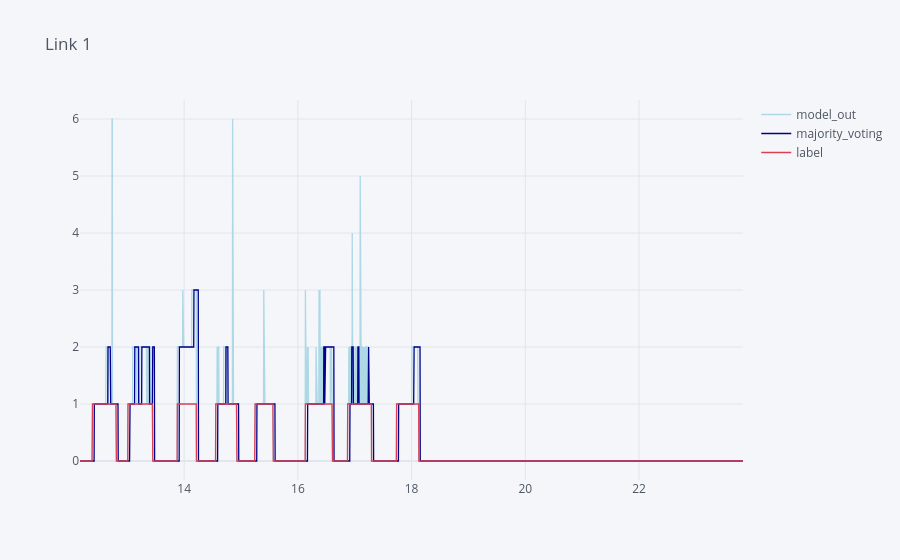
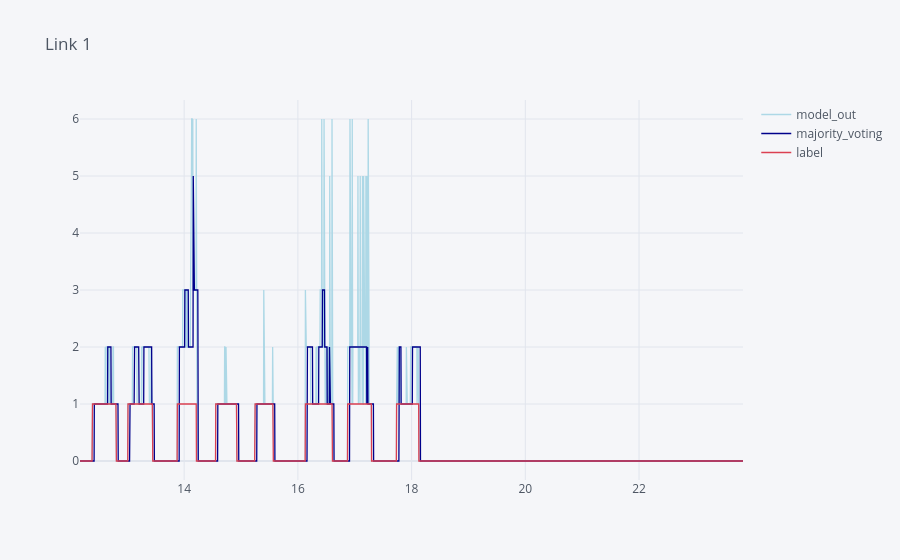

Notebook code for these charts, in order:
### Markdown cell above
## Fine Tuning

### Code cell
accuracy_metric = Accuracy()
loss_fn = nn.MultiLabelSoftMarginLoss()
loss_fn = nn.BCEWithLogitsLoss()
#loss_fn = nn.CrossEntropyLoss()
lrs = [0.04, 0.002]
lr_threshold = 0.0001
n_epochs = [35, 20]
n = 14  # Window size for majority voting
batch_size=71
best_models_index, folder_name, data_name, batch_size, dof = ([ [1, 64, 3, 50],
                                                                [1, 64, 3, 80],
                                                                [1, 64, 3, 100],
                                                                [1, 64, 5, 50],
                                                                [1, 64, 5, 80],
                                                                [1, 64, 5, 100],
                                                                [1, 128, 3, 50],
                                                                [1, 128, 3, 80],
                                                                [1, 128, 3, 100],
                                                                [1, 128, 5, 50],
                                                                [1, 128, 5, 80],
                                                                [1, 128, 5, 100] ], f'pipelines/trained_models/franka_main/contact_localization/{batch_size}/', 'ur5', batch_size, 6)
logging.info(f'fine-tuning {folder_name} on {data_name} with {dof} links')
torch.manual_seed(2020)
np.random.seed(2020)
random.seed(2020)
device = torch.device("cuda:0" if torch.cuda.is_available() else "cpu")

if device.type == "cuda":
    print("Using GPU:", torch.cuda.get_device_name())

main_path = os.getcwd().replace('pipelines', '')
dataset_info = {main_path + f'/dataset/{data_name}/labeled_data/': dof}
logging.basicConfig(
    level=logging.INFO,  # Set the logging level to INFO
    format='%(asctime)s - %(levelname)s - %(message)s',
    handlers=[
        logging.StreamHandler(),  # Print log to console
        logging.FileHandler(os.getcwd() + f'/trained_models/{data_name}/contact_localization/Fine_tuning_{data_name}_training_log_batch_size{batch_size}.txt')#num_layers{num_layers}_hidden_size{hidden_size}.txt')  # Save log to a single file
    ]
)
dict_label = {'link7': 7, 'link6':6, 'link5':5, 'link4':4, 'link3':3, 'link2':2, 'link1':1, 'no_contact': 0}
selected_features = [f'e{i}' for i in range(dof)]#+[ f'de{i}' for i in range(robot_dof)]

for num_layers, hidden_size, gap, seq_num in best_models_index:
        # Load the dataset from the file _half__1_0_3
        with open(f'{main_path}/dataset/{data_name}/pickleDatasets/{data_name}_feature_e_gap_{gap}_splitRate_{split_rate}_seqNum_{seq_num}.pickle', 'rb') as f:
            master_dataset = pickle.load(f)
    
        # Training
        train_dataloader = DataLoader(master_dataset, batch_size=batch_size, shuffle=True)

        for model_name in os.listdir(f'{main_path}/{folder_name}/'):
            if f'numLayer{num_layers}_hiddenSize{hidden_size}_seq_num{seq_num}_gap{gap}' in model_name:
                # Build the model
                print(model_name)
                model = cnnLSTM(num_features_joints=seq_num, num_layers=num_layers, hidden_size=hidden_size, dropout=0.7, bidirectional=True)
                model.to(device)
                model.load_state_dict(torch.load(f'{main_path}/{folder_name}/{model_name}'))
                model.train()
                    
                lr = lrs[1]
                logging.info(f'------------  {models_names[ii]} , num_layers = {num_layers}, hidden_size={hidden_size} seq_num = {seq_num}, gap = {gap}, --------------')
                optimizer = optim.Adam(model.parameters(), lr=lr, weight_decay=1e-5)
                scheduler = torch.optim.lr_scheduler.ReduceLROnPlateau(optimizer, mode='min', factor=0.5, patience=1, verbose=True)
                loss_seq = []
                lr_seq = []
                # Training loop
                for epoch in range(n_epochs[1]):
                    running_loss = []
                    
                    for X_batch, y_batch in train_dataloader:
                        X_batch, y_batch = X_batch.to(device), y_batch.to(device) # Move data to device
                        mask = y_batch !=0
                        y_batch = y_batch[mask]
                        X_batch = X_batch[mask]
                        if y_batch.shape[0] >0 :
                            optimizer.zero_grad()
                            y_pred = model(X_batch)
                            y_batch = create_hierarchical_labels(y_batch, dof)
                            loss = loss_fn(y_pred, y_batch)            
                            loss.backward()
                            optimizer.step()
                            running_loss.append(loss.cpu().detach().numpy())

                    avg_loss = np.mean(running_loss)
                    print(f"Epoch: {epoch + 1}/{n_epochs} - learning rate: {optimizer.param_groups[0]['lr']:.5f}, classification loss: {avg_loss:.4f}")
                    # Update the scheduler with the average loss
                    scheduler.step(avg_loss)
                    current_lr = optimizer.param_groups[0]['lr']
                    if current_lr < lr_threshold:
                        print(f"Learning rate has dropped below the threshold of {lr_threshold}. Stopping training.")
                        break
                    loss_seq.append(avg_loss)
                    lr_seq.append(current_lr)
                    if avg_loss < 0.08:
                        print('early stopping <0.08!')
                        break
                #logging.info(f'loss = {loss_seq}')
                #logging.info(f'lr = {lr_seq}')
                model.eval()
                os.makedirs(f'{main_path}/pipelines/trained_models/{data_name}/contact_localization/fine_tuned{batch_size}/', exist_ok=True)
                accuracies = []
                # Loop through each dataset path and corresponding dof
                for data_path, dof in dataset_info.items():
                    # Load the dataset for testing
                    testing_datasets = LoadDatasets(data_path, dict_label)
                    test_datasetloader = DataLoader(testing_datasets, batch_size=1, shuffle=False)
                    
                    for trial_dataset_path, label in test_datasetloader:
                        if 'link1' in trial_dataset_path[0]:
                            # Load the dataset for the specific trial
                            data = LoadSeqDataset(file_path=trial_dataset_path[0], label=label[0], 
                                                selected_features=selected_features[0:dof], seq_num=seq_num, gap=1)
                            data.sequences = data.sequences[(len(data)-len(data)//2):len(data)]
                            # Initialize an empty dataframe if not done before
                            df = pd.DataFrame(columns=["time", "label", "model_out", "probability", "majority_voting"])

                            # Create a DataLoader for this specific trial data
                            test_loader = DataLoader(data, batch_size=len(data), shuffle=False)

                            # Iterate through the DataLoader to make predictions
                            for batch_idx, (seqs, labels) in enumerate(test_loader):
                                seqs = seqs.float().to(device)  # Convert sequences to float and move to device

                                # Perform the prediction without gradient computation
                                with torch.no_grad():
                                    predictions = model(seqs)
                                    predictions = torch.argmax(predictions, dim=1)+1

                                # Fill the dataframe with the results
                                df['time'] = data.data.time[len(data.data.time)-len(data)-1:-1]
                                df['label'] = labels.cpu().numpy()  # Convert label to numpy
                                df['model_out'] = predictions.cpu().detach().numpy()  # Convert predictions to numpy
                                df.model_out[df.label==0] = 0
                                df['majority_voting'] = majority_voting_last_n(df['model_out'], n)

                            # Plotting using Plotly (assuming you have plotly installed)
                            df.iplot(x='time', y=['model_out', 'majority_voting', 'label'], colors=[ 'lightblue', 'darkblue', 'red'], title='Link ' + str(labels.max().item()))
                            accuracy_metric.update(torch.tensor(df['majority_voting'].values), torch.tensor(df['label'].values))
                            accuracy = accuracy_metric.compute()
                            accuracies.append(accuracy.item()*100)
                            accuracy_metric.reset()

                            '''confmat = ConfusionMatrix(task="multiclass", num_classes=dof+1)
                            cm = confmat(torch.tensor(df['majority_voting'].values), torch.tensor(df['label'].values))
                            logging.info(f'\n{cm}')'''
                            break
                    logging.info(f'Accuracy on the test data = {accuracies}')
                    torch.save(model.state_dict(), f'{main_path}/pipelines/trained_models/{data_name}/contact_localization/fine_tuned{batch_size}/numLayer{num_layers}_hiddenSize{hidden_size}_seq_num{seq_num}_gap{gap}_accuracy{accuracies[0]:.2f}.pth')
                    break

### Figure 1 — Plotly figure (JSON) as saved in the notebook; plotly's stock layout.template omitted (floating-point values rounded to 4 significant figures; data arrays with more than 128 entries replaced by an {"elided": "..."} marker saying what was removed)
{"data": [{"line": {"color": "rgba(173, 216, 230, 1.0)", "dash": "solid", "shape": "linear", "width": 1.3}, "mode": "lines", "name": "model_out", "text": "", "type": "scatter", "x": {"elided": "2333 float values"}, "y": {"elided": "2333 int values"}}, {"line": {"color": "rgba(0, 0, 139, 1.0)", "dash": "solid", "shape": "linear", "width": 1.3}, "mode": "lines", "name": "majority_voting", "text": "", "type": "scatter", "x": {"elided": "2333 float values"}, "y": {"elided": "2333 int values"}}, {"line": {"color": "rgba(219, 64, 82, 1.0)", "dash": "solid", "shape": "linear", "width": 1.3}, "mode": "lines", "name": "label", "text": "", "type": "scatter", "x": {"elided": "2333 float values"}, "y": {"elided": "2333 int values"}}], "layout": {"legend": {"bgcolor": "#F5F6F9", "font": {"color": "#4D5663"}}, "paper_bgcolor": "#F5F6F9", "plot_bgcolor": "#F5F6F9", "title": {"font": {"color": "#4D5663"}, "text": "Link 1"}, "xaxis": {"gridcolor": "#E1E5ED", "showgrid": true, "tickfont": {"color": "#4D5663"}, "title": {"font": {"color": "#4D5663"}, "text": ""}, "zerolinecolor": "#E1E5ED"}, "yaxis": {"gridcolor": "#E1E5ED", "showgrid": true, "tickfont": {"color": "#4D5663"}, "title": {"font": {"color": "#4D5663"}, "text": ""}, "zerolinecolor": "#E1E5ED"}}}

### Figure 2 — Plotly figure (JSON) as saved in the notebook; plotly's stock layout.template omitted (floating-point values rounded to 4 significant figures; data arrays with more than 128 entries replaced by an {"elided": "..."} marker saying what was removed)
{"data": [{"line": {"color": "rgba(173, 216, 230, 1.0)", "dash": "solid", "shape": "linear", "width": 1.3}, "mode": "lines", "name": "model_out", "text": "", "type": "scatter", "x": {"elided": "2333 float values"}, "y": {"elided": "2333 int values"}}, {"line": {"color": "rgba(0, 0, 139, 1.0)", "dash": "solid", "shape": "linear", "width": 1.3}, "mode": "lines", "name": "majority_voting", "text": "", "type": "scatter", "x": {"elided": "2333 float values"}, "y": {"elided": "2333 int values"}}, {"line": {"color": "rgba(219, 64, 82, 1.0)", "dash": "solid", "shape": "linear", "width": 1.3}, "mode": "lines", "name": "label", "text": "", "type": "scatter", "x": {"elided": "2333 float values"}, "y": {"elided": "2333 int values"}}], "layout": {"legend": {"bgcolor": "#F5F6F9", "font": {"color": "#4D5663"}}, "paper_bgcolor": "#F5F6F9", "plot_bgcolor": "#F5F6F9", "title": {"font": {"color": "#4D5663"}, "text": "Link 1"}, "xaxis": {"gridcolor": "#E1E5ED", "showgrid": true, "tickfont": {"color": "#4D5663"}, "title": {"font": {"color": "#4D5663"}, "text": ""}, "zerolinecolor": "#E1E5ED"}, "yaxis": {"gridcolor": "#E1E5ED", "showgrid": true, "tickfont": {"color": "#4D5663"}, "title": {"font": {"color": "#4D5663"}, "text": ""}, "zerolinecolor": "#E1E5ED"}}}
